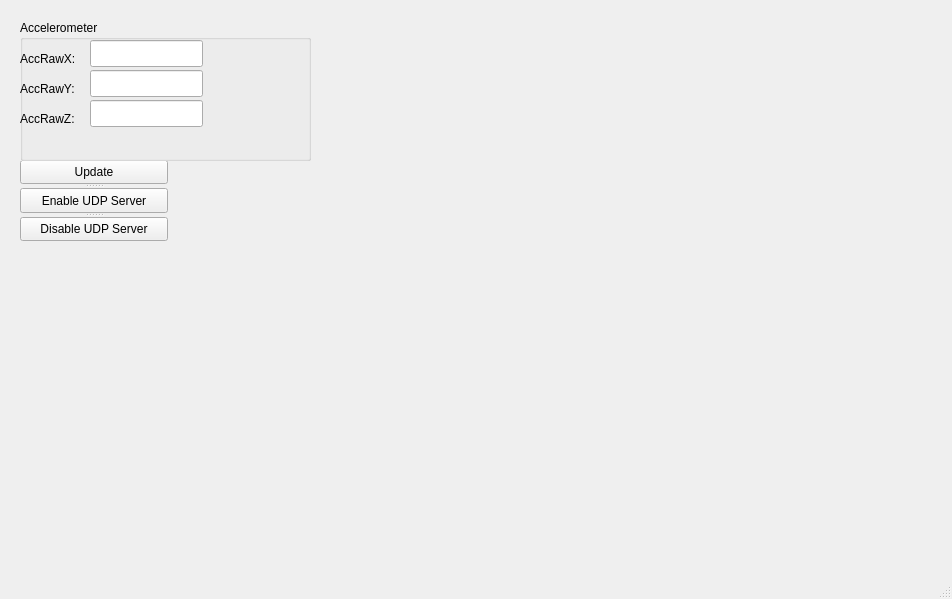
<?xml version="1.0" encoding="UTF-8"?>
<ui version="4.0">
 <class>MainWindow</class>
 <widget class="QMainWindow" name="MainWindow">
  <property name="geometry">
   <rect>
    <x>0</x>
    <y>0</y>
    <width>952</width>
    <height>599</height>
   </rect>
  </property>
  <property name="windowTitle">
   <string>MainWindow</string>
  </property>
  <widget class="QWidget" name="centralwidget">
   <widget class="QGroupBox" name="groupBox_Accel">
    <property name="geometry">
     <rect>
      <x>20</x>
      <y>20</y>
      <width>291</width>
      <height>141</height>
     </rect>
    </property>
    <property name="mouseTracking">
     <bool>false</bool>
    </property>
    <property name="contextMenuPolicy">
     <enum>Qt::DefaultContextMenu</enum>
    </property>
    <property name="autoFillBackground">
     <bool>true</bool>
    </property>
    <property name="title">
     <string>Accelerometer</string>
    </property>
    <widget class="QLabel" name="label_AccRawX">
     <property name="geometry">
      <rect>
       <x>0</x>
       <y>30</y>
       <width>66</width>
       <height>17</height>
      </rect>
     </property>
     <property name="text">
      <string>AccRawX:</string>
     </property>
    </widget>
    <widget class="QLabel" name="label_AccRawY">
     <property name="geometry">
      <rect>
       <x>0</x>
       <y>60</y>
       <width>66</width>
       <height>17</height>
      </rect>
     </property>
     <property name="text">
      <string>AccRawY:</string>
     </property>
    </widget>
    <widget class="QLabel" name="label_AccRawZ">
     <property name="geometry">
      <rect>
       <x>0</x>
       <y>90</y>
       <width>66</width>
       <height>17</height>
      </rect>
     </property>
     <property name="text">
      <string>AccRawZ:</string>
     </property>
    </widget>
    <widget class="QLineEdit" name="lineEdit_AccRawX">
     <property name="geometry">
      <rect>
       <x>70</x>
       <y>20</y>
       <width>113</width>
       <height>27</height>
      </rect>
     </property>
    </widget>
    <widget class="QLineEdit" name="lineEdit_AccRawY">
     <property name="geometry">
      <rect>
       <x>70</x>
       <y>50</y>
       <width>113</width>
       <height>27</height>
      </rect>
     </property>
    </widget>
    <widget class="QLineEdit" name="lineEdit_AccRawZ">
     <property name="geometry">
      <rect>
       <x>70</x>
       <y>80</y>
       <width>113</width>
       <height>27</height>
      </rect>
     </property>
    </widget>
   </widget>
   <widget class="QSplitter" name="splitter">
    <property name="geometry">
     <rect>
      <x>20</x>
      <y>160</y>
      <width>148</width>
      <height>81</height>
     </rect>
    </property>
    <property name="orientation">
     <enum>Qt::Vertical</enum>
    </property>
    <widget class="QPushButton" name="pushButton">
     <property name="text">
      <string>Update</string>
     </property>
    </widget>
    <widget class="QPushButton" name="pushButton_EnableUDPServer">
     <property name="text">
      <string>Enable UDP Server</string>
     </property>
    </widget>
    <widget class="QPushButton" name="pushButton_DisableUDPServer">
     <property name="text">
      <string>Disable UDP Server</string>
     </property>
    </widget>
   </widget>
   <zorder>splitter</zorder>
   <zorder>groupBox_Accel</zorder>
  </widget>
  <widget class="QMenuBar" name="menubar">
   <property name="geometry">
    <rect>
     <x>0</x>
     <y>0</y>
     <width>952</width>
     <height>25</height>
    </rect>
   </property>
  </widget>
  <widget class="QStatusBar" name="statusbar"/>
 </widget>
 <resources/>
 <connections/>
</ui>
